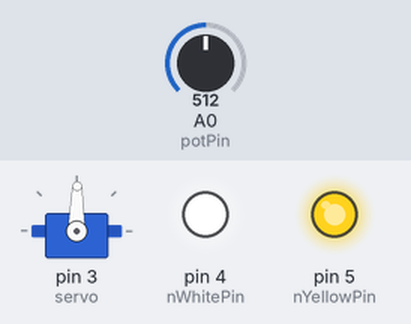
The sketch below on a simulated Arduino Uno, built with avr-gcc and run on an emulated ATmega328P. Parts: servo, output pins drawn as LEDs (lit = HIGH). Inputs (shaded band) come from the test bench; at power-on: A0 (potPin) = 512.

Above: at 1.2 s.
1.3 s: A0 (potPin) set to 716
At 2.6 s:
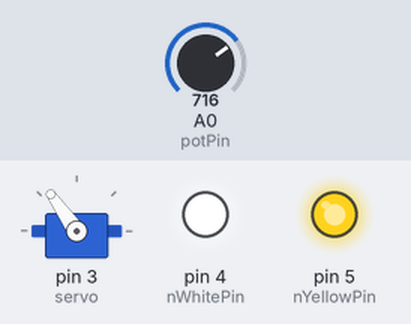
2.9 s: A0 (potPin) set to 900
At 4.2 s:
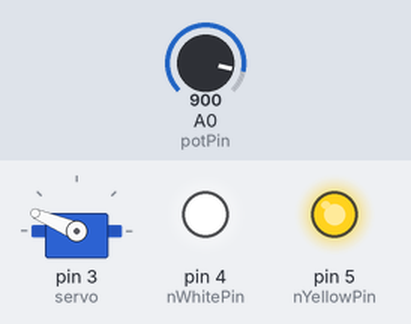
4.5 s: A0 (potPin) set to 1023
At 5.6 s:
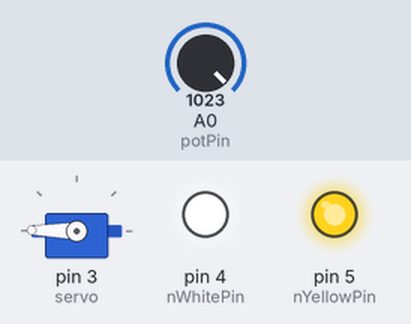
6.1 s: A0 (potPin) set to 306
At 7.1 s:
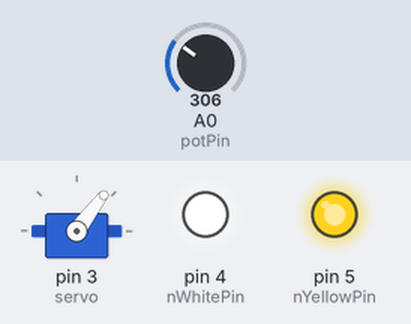
7.7 s: A0 (potPin) set to 245
At 8.5 s:
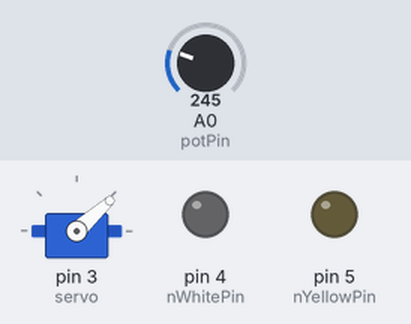
Timing chart, 0 to 10.4 s (numbered marks = the images above; inputs shaded):
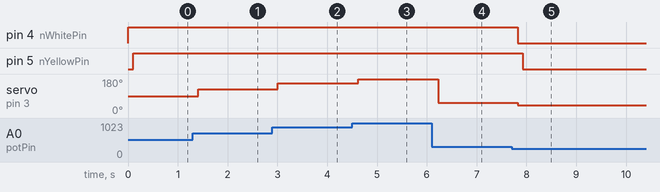

The sketch:

report__2.ino
```cpp
#define MINANALOG 0
#define MAXANALOG 1023
#define MINSVM 0
#define MAXSVM 179
#define MINPWM 0
#define MAXPWM 255

int nWhitePin = 4;
int nYellowPin = 5;
int nDelay = 100;

#include <Servo.h>

Servo servo;
int potPin = 0;
int val;

void GenLEDDigitalOutput(int nNumPin, int nCmd, int nDelay)
{
  digitalWrite(nNumPin, nCmd);
  delay(nDelay);
}
void GenLEDAnalogOutput(int nNumPin, int nCmd, int nDelay)
{
  analogWrite(nNumPin, nCmd);
  delay(nDelay);
}

void setup()
{
 servo.attach(3);
 pinMode(nWhitePin, OUTPUT);
 pinMode(nYellowPin, OUTPUT);
 Serial.begin(9600);
};

void loop()
{
   int val = analogRead(potPin);
  val = map(val, MINANALOG, MAXANALOG, MINSVM, MAXSVM);
  servo. write(val);
  if((analogRead(potPin)>=250) && (analogRead(potPin)< 500))
  {
   GenLEDDigitalOutput(nWhitePin, 70, nDelay);
   GenLEDDigitalOutput(nYellowPin, 70, nDelay);
   val = 60;
  }
  else if((analogRead(potPin)>=500) && (analogRead(potPin)< 750))
  {
   GenLEDDigitalOutput(nWhitePin, 130, nDelay);
   GenLEDDigitalOutput(nYellowPin, 130, nDelay);
   val = 120;
  }
  else if((analogRead(potPin)>= 700) && (analogRead(potPin)<= 1023))
  {
   GenLEDDigitalOutput(nWhitePin, 255, nDelay);
   GenLEDDigitalOutput(nYellowPin, 255, nDelay);
   val = 179;
  }
  else
  {
   GenLEDDigitalOutput(nWhitePin, LOW, nDelay);
   GenLEDDigitalOutput(nYellowPin, LOW, nDelay);
   val = 0;
  }
}
```

Measured:
- after the input at 1.3 s, servo on pin 3 (servo): 89° → 125° after 0.11 s
- after the input at 2.9 s, servo on pin 3 (servo): 125° → 157° after 0.11 s
- after the input at 4.5 s, servo on pin 3 (servo): 157° → 179° after 0.12 s
- after the input at 6.1 s, servo on pin 3 (servo): 179° → 53° after 0.12 s
- after the input at 7.7 s, pin 4 (nWhitePin): HIGH → LOW after 0.13 s; pin 5 (nYellowPin): HIGH → LOW after 0.23 s; servo on pin 3 (servo): 53° → 42° after 0.13 s
